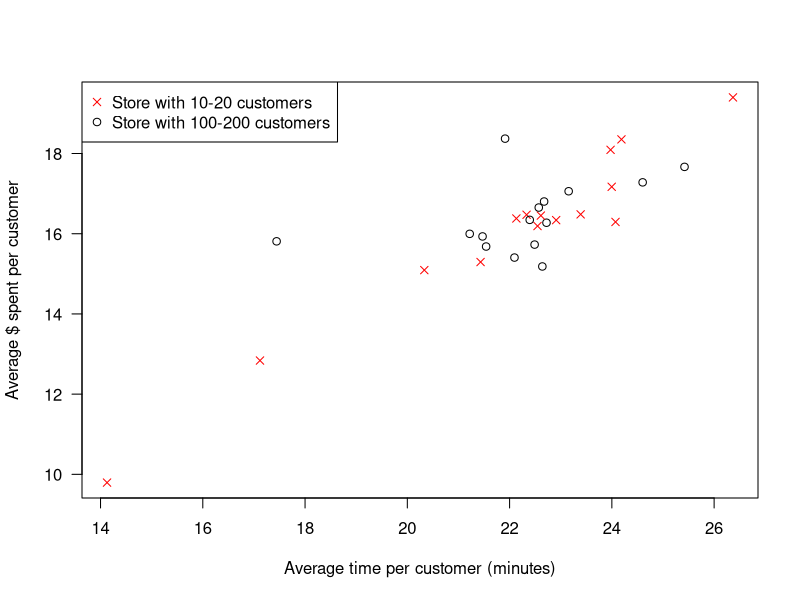

Reproduce this figure in R.
#are all data points equally reliable?
set.seed(33) 
n = c(sample(10:20, 15, replace=T), sample(100:200,15, replace=T)) # number of customers per week at diff stores
avgtime = rep(-1, 30)
avgspent = rep(-1,30)
for(store in 1:30){
  time = runif(n[store], 5, 40)
  spent = .5*time + 5 + rnorm(n[store], 0, 5)
  avgtime[store] = mean(time)
  avgspent[store] = mean(spent)
}

plot(avgspent~avgtime, col=c("red", "black"), pch=c(4,21), xlab="Average time per customer (minutes)", ylab="Average $ spent per customer", las=1)
legend("topleft", legend=c("Store with 10-20 customers", "Store with 100-200 customers"), pch=c(4,21), col=c("red", "black"))
